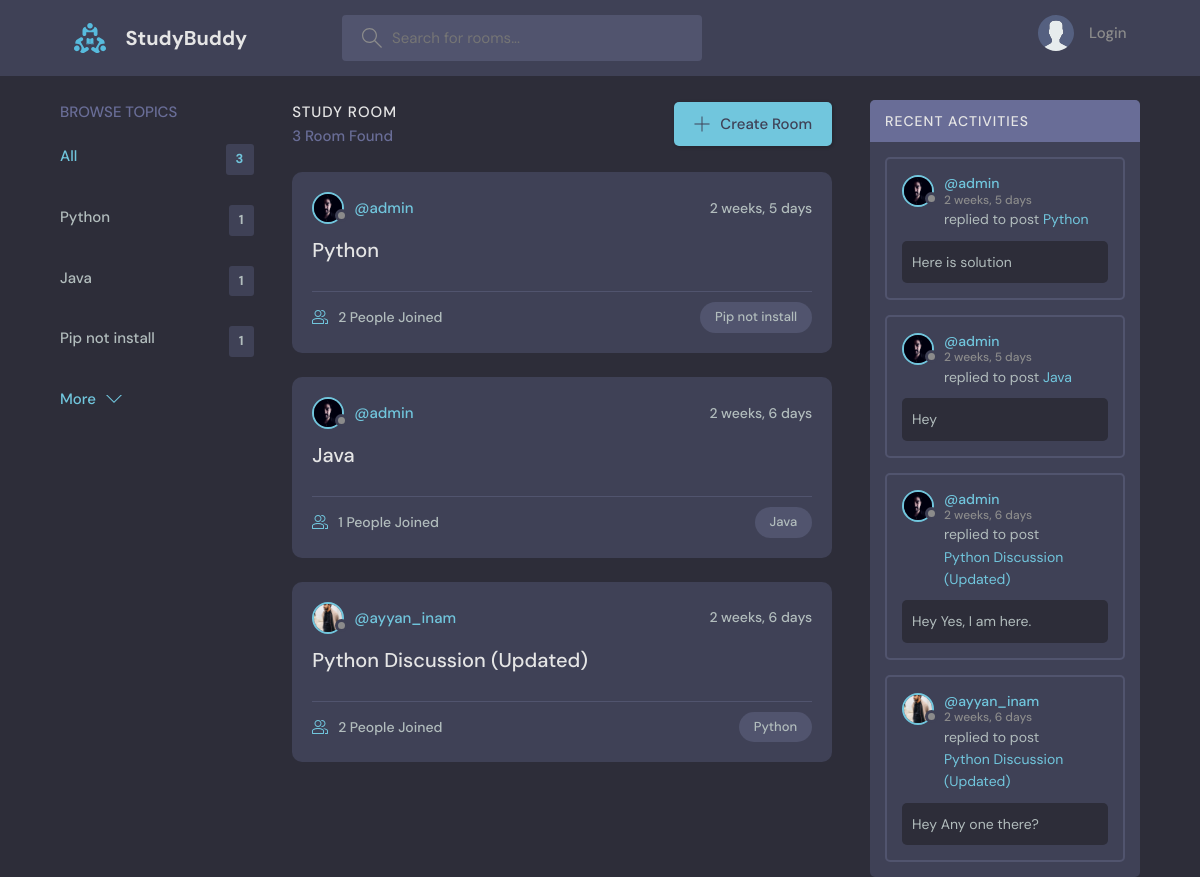
Before: / with the older database file.
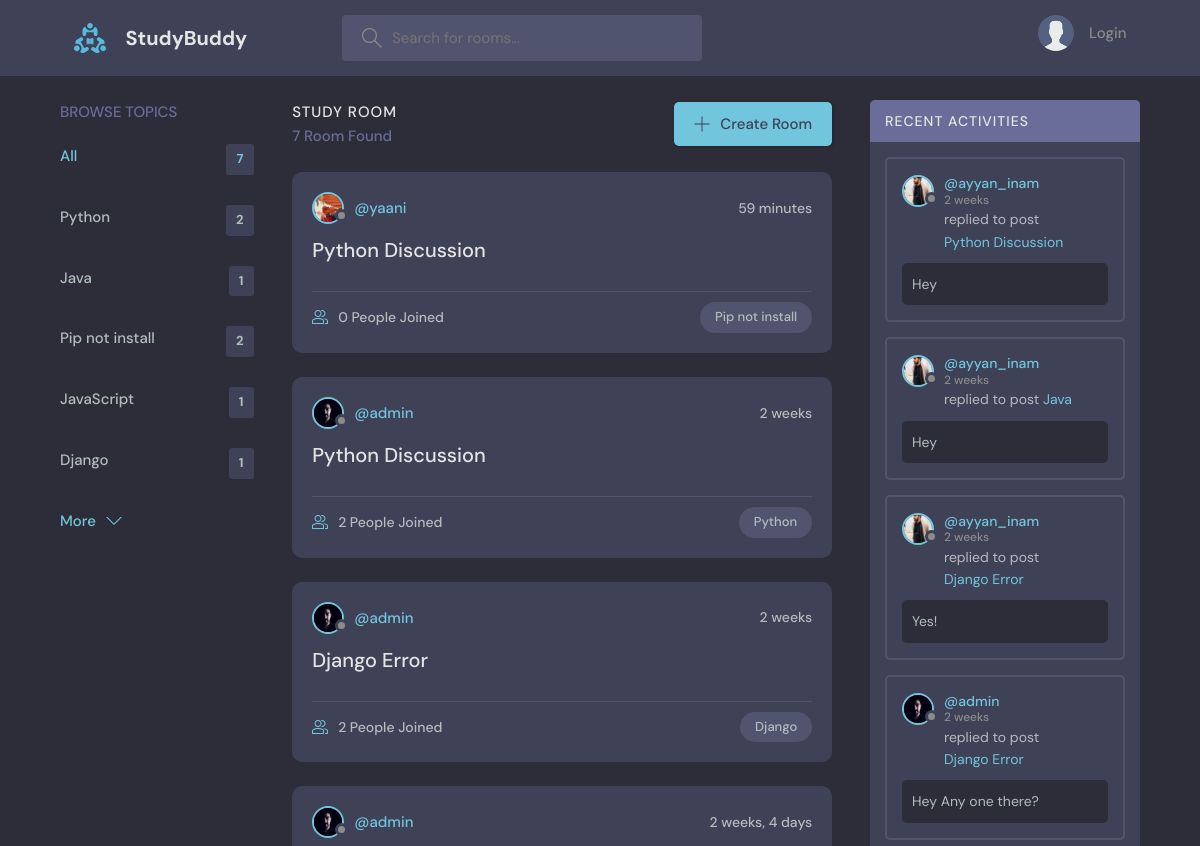
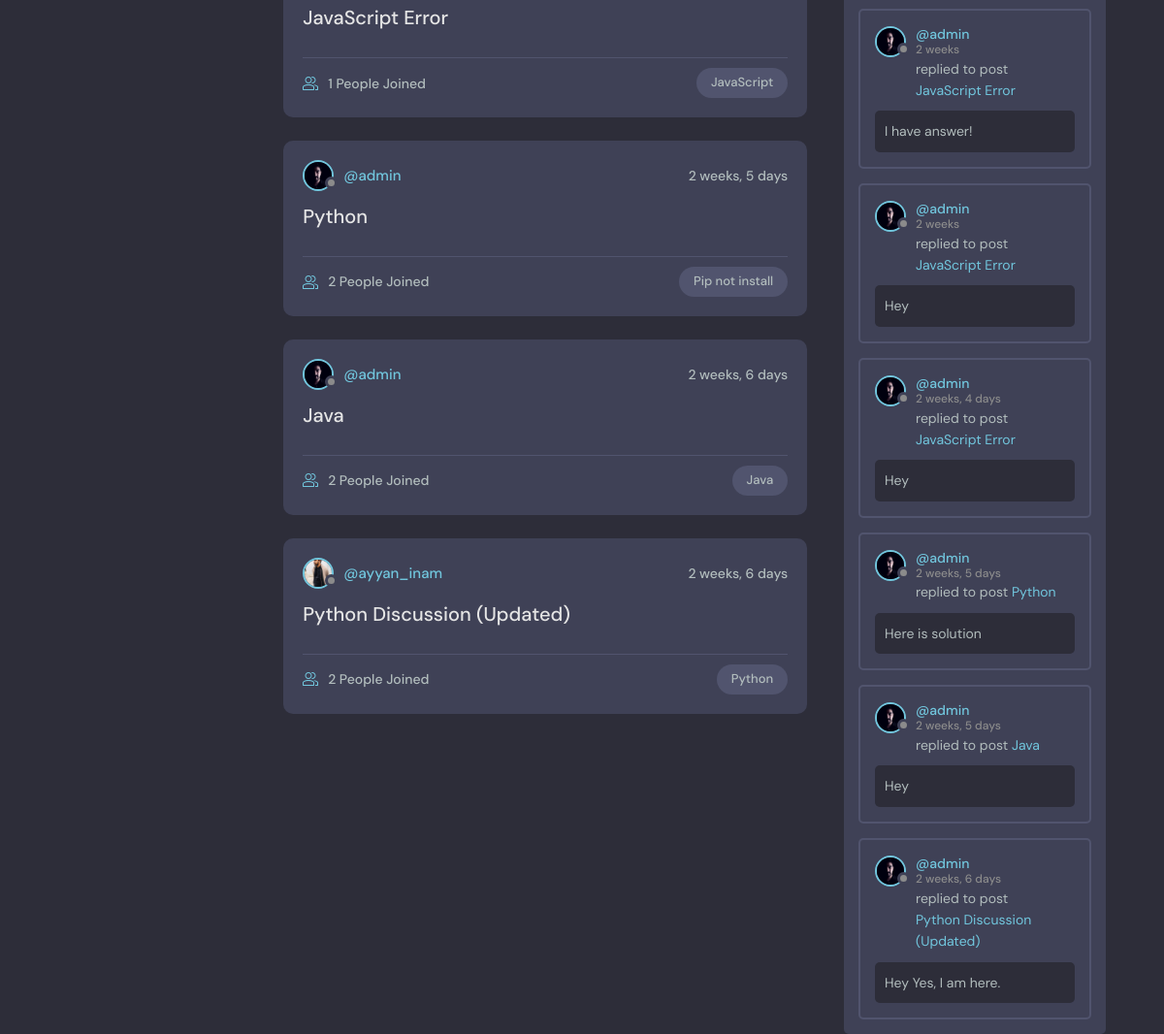
After: the same page with the newer database file (2 pictures, top to bottom).
### base/models.py (models this page shows, shortened)
class Topic(models.Model):
    name = models.CharField(max_length=1000)
    def __str__(self):
        return str(self.name)

class Room(models.Model):
    host = models.ForeignKey(User, on_delete=models.CASCADE)
    name = models.CharField(max_length=400)
    topic = models.ForeignKey(Topic, on_delete=models.CASCADE)
    created = models.DateTimeField(auto_now=True)
    participants = models.ManyToManyField(User, related_name='participants', blank=True)
    def __str__(self):
        return str(self.name)

class User_detail(models.Model):
    user = models.ForeignKey(User, on_delete=models.CASCADE)
    avatar = models.ImageField(upload_to="avatar", default="avatar.svg", blank=True, null=True)
    bio = models.CharField(max_length=1000, blank=True, null=True)

class Message(models.Model):
    user = models.ForeignKey(User, on_delete=models.CASCADE)
    room = models.ForeignKey(Room, on_delete=models.CASCADE)
    body = models.TextField()
    created = models.DateTimeField(auto_now=True)

### base/views.py (the view)
# urls.py: path('', views.home, name='home'),
def home(request):
    q = request.GET.get('q') if request.GET.get('q') != None else ''
    rooms = Room.objects.filter(
        Q(topic__name__icontains=q) |
        Q(name__icontains=q)
    ).order_by('created').reverse()
    topics = Topic.objects.all()[0:5]
    room_count = Room.objects.all().count()
    activity_logs = Message.objects.all().order_by('created').reverse()[:10]
    context = {
        "rooms":rooms,
        "topics":topics,
        "room_count":room_count,
        "activity_logs":activity_logs,
    }
    return render(request, 'home.html', context)

### templates/home.html (shortened to what this page needs)
{% extends 'base.html' %}
{% block body %}
    <main class="layout layout--3">
      <div class="container">
        {% include 'topic_component.html' %}
        <div class="roomList">
          <div class="roomList__header">
            <div>
              <h2>Study Room</h2>
              <p>{{rooms.count}} Room Found</p>
            </div>
            <a class="btn btn--main" href="{% url 'create-room' %} ">
              <svg version="1.1" xmlns="http://www.w3.org/2000/svg" width="32" height="32" viewBox="0 0 32 32">
                <title>add</title>
                <path
                  d="M16.943 0.943h-1.885v14.115h-14.115v1.885h14.115v14.115h1.885v-14.115h14.115v-1.885h-14.115v-14.115z"
                ></path>
              </svg>
              Create Room
            </a>
          </div>
          {% for room in rooms %}
          <div class="roomListRoom">
            <div class="roomListRoom__header">
              <a href="{% url 'profile-page' room.host.id %}" class="roomListRoom__author">
                <div class="avatar avatar--small">
                  <img src="{{ room.host.user_detail_set.all.first.avatar.url }}" />
                </div>
                <span>@{{room.host.username}}</span>
              </a>
              <div class="roomListRoom__actions">
                <span>{{room.created | timesince}}</span>
              </div>
            </div>
            <div class="roomListRoom__content">
              <a href="{% url 'room-page' room.id %} ">{{room.name}}</a>
            </div>
            <div class="roomListRoom__meta">
              <a href="{% url 'room-page' room.id %}" class="roomListRoom__joined">
                {{room.participants.count}} People Joined
              </a>
              <p class="roomListRoom__topic">{{room.topic}}</p>
            </div>
          </div>
          {% endfor %}
        </div>
       {% include 'activity_component.html' %}
      </div>
    </main>
    {% endblock body %}

### templates/topic_component.html
        <div class="topics">
            <div class="topics__header">
              <h2>Browse Topics</h2>
            </div>
            <ul class="topics__list">
              <li>
                <a href="/" class="active">All <span>{{room_count}}</span></a>
              </li>
              {% for topic in topics %}
              <li>
                <a href="{% url 'home' %}?q={{topic.name}}">{{topic.name}} <span>{{topic.room_set.all.count}}</span></a>
              </li>
              {% endfor %}
            </ul>
            <a class="btn btn--link" href="{% url 'topic-page' %}">
              More
              <svg version="1.1" xmlns="http://www.w3.org/2000/svg" width="32" height="32" viewBox="0 0 32 32">
                <title>chevron-down</title>
                <path d="M16 21l-13-13h-3l16 16 16-16h-3l-13 13z"></path>
              </svg>
            </a>
          </div>

### templates/activity_component.html (shortened to what this page needs)
 <div class="activities">
   <div class="activities__header">
     <h2>Recent Activities</h2>
     {% for activity in activity_logs %}
   <div class="activities__box">
     <div class="activities__boxHeader roomListRoom__header">
       <a href="{% url 'profile-page' activity.user.id %}" class="roomListRoom__author">
         <div class="avatar avatar--small">
           <img src="{{ activity.user.user_detail_set.all.first.avatar.url }}" />
         </div>
         <p>
           @{{activity.user}}
           <span>{{activity.created | timesince}}</span>
         </p>
       </a>
     </div>
     <div class="activities__boxContent">
       <p>replied to post <a href="{% url 'room-page' activity.room.id %}">{{activity.room}}</a></p>
       <div class="activities__boxRoomContent">
         {{activity.body|slice:"0:50"}}
       </div>
     </div>
 </div>
 {% endfor %}

Changed rows visible on the page:
no longer on this page (row unchanged): Message: user.user_detail_set.all.first.avatar (picture), user "ayyan_inam", created "2 weeks, 6 days", room "Python Discussion (Updated)", body "Hey Any one there?"
computed for Topic "Python": room_set.all.count "1" → "2"
computed for Topic "Pip not install": room_set.all.count "1" → "2"
added Topic: name "JavaScript", room_set.all.count "1"
added Topic: name "Django", room_set.all.count "1"
added Room: host.user_detail_set.all.first.avatar (picture), host.username "yaani", created "59 minutes", name "Python Discussion", participants.count "0", topic "Pip not install"
added Room: host.user_detail_set.all.first.avatar (picture), host.username "admin", created "2 weeks", name "Python Discussion", participants.count "2", topic "Python"
added Room: host.user_detail_set.all.first.avatar (picture), host.username "admin", created "2 weeks", name "Django Error", participants.count "2", topic "Django"
added Room: host.user_detail_set.all.first.avatar (picture), host.username "admin", created "2 weeks, 4 days", name "JavaScript Error", participants.count "1", topic "JavaScript"
computed for Room "Java": participants.count "1" → "2"
added Message: user.user_detail_set.all.first.avatar (picture), user "ayyan_inam", created "2 weeks", room "Python Discussion", body "Hey"
added Message: user.user_detail_set.all.first.avatar (picture), user "ayyan_inam", created "2 weeks", room "Java", body "Hey"
added Message: user.user_detail_set.all.first.avatar (picture), user "ayyan_inam", created "2 weeks", room "Django Error", body "Yes!"
added Message: user.user_detail_set.all.first.avatar (picture), user "admin", created "2 weeks", room "Django Error", body "Hey Any one there?"
added Message: user.user_detail_set.all.first.avatar (picture), user "admin", created "2 weeks", room "JavaScript Error", body "I have answer!"
added Message: user.user_detail_set.all.first.avatar (picture), user "admin", created "2 weeks", room "JavaScript Error", body "Hey"
added Message: user.user_detail_set.all.first.avatar (picture), user "admin", created "2 weeks, 4 days", room "JavaScript Error", body "Hey"
Other visible differences:
{{ room_count }}: "3" → "7"
{{ rooms.count }}: "3" → "7"
